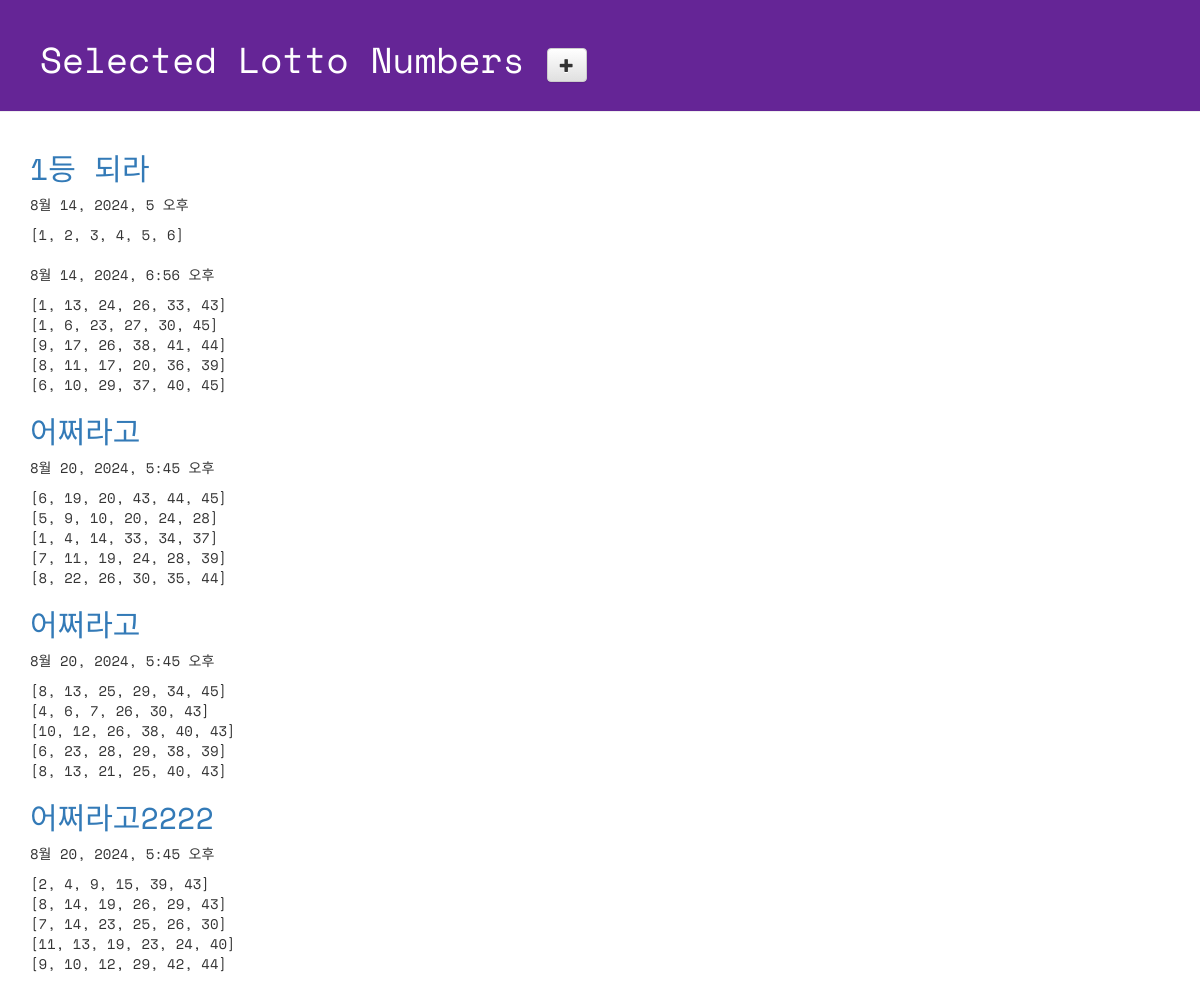
Page /lotto/ on the committed database.
### lotto/models.py (models this page shows, shortened)
class GuessNumbers(models.Model):
    name = models.CharField(max_length=24) # 로또 번호 리스트의 이름
    text = models.CharField(max_length=255) # 로또 번호 리스트에 대한 설명
    lottos = models.CharField(max_length=255, default='[1, 2, 3, 4, 5, 6]') # 로또 번호들이 담길 str
    num_lotto = models.IntegerField(default=5) # 6개 번호 set의 갯수
    update_date = models.DateTimeField()

### lotto/views.py (the view)
# urls.py: path('lotto/', views.index, name='index'),
def index(request):
    lottos = GuessNumbers.objects.all()
    return render(request, 'lotto/default.html', {'lottos':lottos}) # context-dict

### lotto/templates/lotto/default.html (shortened to what this page needs)
<!DOCTYPE html>
{% load static%}
<html lang="ko">
  <head>
    <link
      rel="stylesheet"
      href="//maxcdn.bootstrapcdn.com/bootstrap/3.2.0/css/bootstrap.min.css"
    />
    <link
      rel="stylesheet"
      href="//maxcdn.bootstrapcdn.com/bootstrap/3.2.0/css/bootstrap-theme.min.css"
    />
    <link rel="stylesheet" href="{% static 'css/lotto.css' %}" />
  </head>
  <body>
    <div class="page-header">
      <h1>
        Selected Lotto Numbers
        <a href="{% url 'new_lotto' %}">
          <span class="glyphicon glyphicon-plus btn btn-default"></span>
        </a>
      </h1>
    </div>
    <div class="container lotto">
      {% for lotto in lottos %}
      <h2><a href="{% url 'detail' lottokey=lotto.pk %}">{{lotto.text}}</a></h2>
      <p>{{ lotto.update_date }}</p>
      <p>{{ lotto.lottos | linebreaksbr }}</p>
      {% endfor %}
    </div>
  </body>
</html>

### lotto/static/css/lotto.css (style rules this page uses)
.page-header { background-color: #652596; margin-top: 0; padding: 20px 20px 20px 40px; font-family: 'Space Mono', monospace; }
.page-header h1 { color: #ffffff; }
.container { font-family: 'Space Mono', monospace; }
.container h2 { color: #b9f442; }

### rows in the picture
GuessNumbers: text "1등 되라", update_date "8월 14, 2024, 5 오후", lottos "[1, 2, 3, 4, 5, 6]"
GuessNumbers: update_date "8월 14, 2024, 6:56 오후", lottos "[1, 13, 24, 26, 33, 43] [1, 6, 23, 27, 30, 45] [9, 17, 26, 38, 41, 44] [8, 11, 17, 20, 36, 39] [6, 10, 29, 37, 40, 45]"
GuessNumbers: text "어쩌라고", update_date "8월 20, 2024, 5:45 오후", lottos "[6, 19, 20, 43, 44, 45] [5, 9, 10, 20, 24, 28] [1, 4, 14, 33, 34, 37] [7, 11, 19, 24, 28, 39] [8, 22, 26, 30, 35, 44]"
GuessNumbers: text "어쩌라고", update_date "8월 20, 2024, 5:45 오후", lottos "[8, 13, 25, 29, 34, 45] [4, 6, 7, 26, 30, 43] [10, 12, 26, 38, 40, 43] [6, 23, 28, 29, 38, 39] [8, 13, 21, 25, 40, 43]"
GuessNumbers: text "어쩌라고2222", update_date "8월 20, 2024, 5:45 오후", lottos "[2, 4, 9, 15, 39, 43] [8, 14, 19, 26, 29, 43] [7, 14, 23, 25, 26, 30] [11, 13, 19, 23, 24, 40] [9, 10, 12, 29, 42, 44]"
